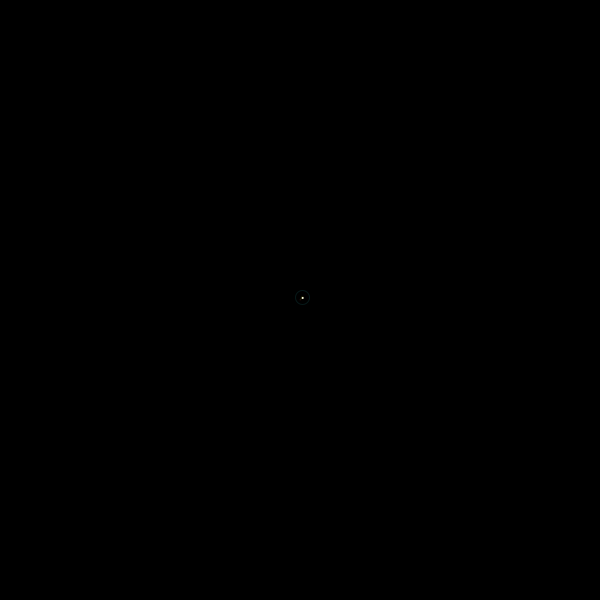
Frame 1 (no input)
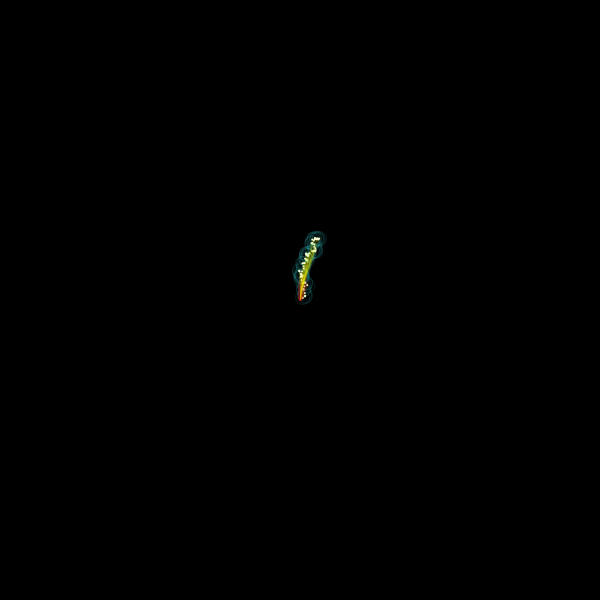
Frame 60 (the mouse pressed at the canvas centre just before this capture)
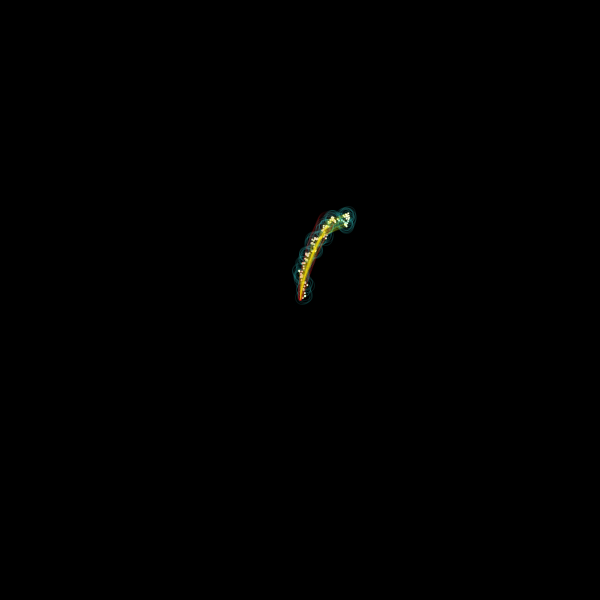
Frame 120 (the mouse held since frame 60 and released just before this capture)

The Processing sketch that drew these frames (run headless with seeded random() and noise(); from frame 60 on, the mouse is pressed at the canvas centre):

// Processing sketch: spring_painting
// ── spring_painting.pde
/*------------------------------------------------------------
Copyright (c) 2013, friends of Ed (An Apress Company)
All rights reserved.

The code provided here accompanies the book:

Processing: Creative Coding and Generative Art in Processing 2
By Ira Greenberg, Dianna Xu, and Deepak Kumar
friends of Ed (An APress Company), 2013
ISBN-13 978-1430244646
Please refer to the associated README for a full disclaimer.
------------------------------------------------------------*/
// spring_painting.pde, chapter 4
// Bonus code material: Algorithmically
// drawing with code.

float preyX, preyY, predX, predY;
float preyRadius = 7, predRadius, maxRadius = 40;
float preySpdX, preySpdY, predSpdX, predSpdY;
float springing = .0005, springDamping = .99;

void setup() {
  size(600, 600);
  background(0);
  noFill();
  preyX = predX = width/2;
  preyY = predY = height/2;
  preySpdX = random(-1.5, 1.5);
  preySpdY = random(-1.5, 1.5);
}

void draw() {
  lead();
  follow();
  render();
  constrainBounds();
}

void lead() {
  predRadius = abs(cos(frameCount*.1*PI/180 + PI/2)*maxRadius);

  preyX += preySpdX + random(-2.5, 2.5);
  preyY += preySpdY + random(-2.5, 2.5);
}
void follow() {
  float deltaX = preyX-predX;
  float deltaY = preyY-predY;

  // create springing effect
  deltaX *= springing;
  deltaY *= springing;

  predSpdX += deltaX;
  predSpdY += deltaY;

  // move predator's center
  predX += predSpdX;
  predY += predSpdY;

  // slow down springing
  predSpdX *= springDamping;
  predSpdY *= springDamping;
}

void render() {
  stroke(255, 255, 0, 30);
  line(preyX, preyY, predX, predY);

  // draw prey
  fill(255, 255);
  ellipse(preyX, preyY, 2, 2);
  noFill();
  stroke(50, 200, 200, 30);
  ellipse(preyX, preyY, preyRadius*2, preyRadius*2);

  // draw predator
  stroke(200, 20, 20, 20);
  ellipse(predX, predY, predRadius*2, predRadius*2);
}

void constrainBounds() {
  if (preyX > width-100) {
    preyX = width-100;
    preySpdX*=-1;
  } 
  else if (preyX < 100) {
    preyX = 100;
    preySpdX*=-1;
  }

  if (preyY > height-100) {
    preyY = height-100;
    preySpdY*=-1;
  } 
  else if (preyY < 100) {
    preyY = 100;
    preySpdY*=-1;
  }

  // follower wall collision
  if (predX > width-predRadius) {
    predX = width-predRadius;
    predSpdX *=- 1;
  } 
  else if (predX < predRadius) {
    predX = predRadius;
    predSpdX *=- 1;
  }

  if (predY > height-predRadius) {
    predY = height-predRadius;
    predSpdY *=- 1;
  } 
  else if (predY < predRadius) {
    predY = predRadius;
    predSpdY *=- 1;
  }
}
